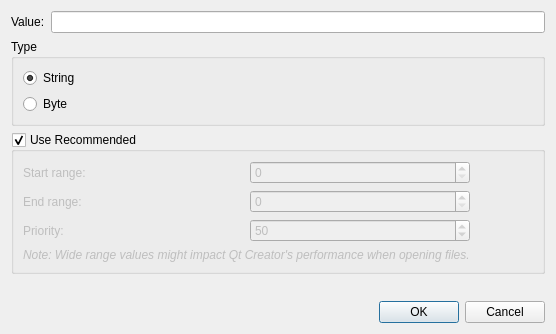
<?xml version="1.0" encoding="UTF-8"?>
<ui version="4.0">
 <class>Core::Internal::MimeTypeMagicDialog</class>
 <widget class="QDialog" name="Core::Internal::MimeTypeMagicDialog">
  <property name="geometry">
   <rect>
    <x>0</x>
    <y>0</y>
    <width>556</width>
    <height>334</height>
   </rect>
  </property>
  <property name="windowTitle">
   <string>Dialog</string>
  </property>
  <layout class="QVBoxLayout" name="verticalLayout_2">
   <item>
    <layout class="QHBoxLayout" name="horizontalLayout_2">
     <item>
      <widget class="QLabel" name="valueLabel">
       <property name="text">
        <string>Value:</string>
       </property>
      </widget>
     </item>
     <item>
      <widget class="QLineEdit" name="valueLineEdit"/>
     </item>
    </layout>
   </item>
   <item>
    <widget class="QGroupBox" name="typeGroupBox">
     <property name="title">
      <string>Type</string>
     </property>
     <layout class="QVBoxLayout" name="verticalLayout">
      <item>
       <widget class="QRadioButton" name="stringRadioButton">
        <property name="text">
         <string>String</string>
        </property>
        <property name="checked">
         <bool>true</bool>
        </property>
       </widget>
      </item>
      <item>
       <widget class="QRadioButton" name="byteRadioButton">
        <property name="text">
         <string>Byte</string>
        </property>
       </widget>
      </item>
     </layout>
    </widget>
   </item>
   <item>
    <widget class="QGroupBox" name="useRecommendedGroupBox">
     <property name="title">
      <string>Use Recommended</string>
     </property>
     <property name="checkable">
      <bool>true</bool>
     </property>
     <layout class="QGridLayout" name="gridLayout_2">
      <item row="0" column="0">
       <layout class="QGridLayout" name="gridLayout">
        <item row="0" column="0">
         <widget class="QLabel" name="startRangeLabel">
          <property name="enabled">
           <bool>false</bool>
          </property>
          <property name="text">
           <string>Start range:</string>
          </property>
         </widget>
        </item>
        <item row="1" column="0">
         <widget class="QLabel" name="endRangeLabel">
          <property name="enabled">
           <bool>false</bool>
          </property>
          <property name="text">
           <string>End range:</string>
          </property>
         </widget>
        </item>
        <item row="2" column="0">
         <widget class="QLabel" name="priorityLabel">
          <property name="enabled">
           <bool>false</bool>
          </property>
          <property name="text">
           <string>Priority:</string>
          </property>
         </widget>
        </item>
        <item row="2" column="1">
         <widget class="QSpinBox" name="prioritySpinBox">
          <property name="enabled">
           <bool>false</bool>
          </property>
          <property name="minimum">
           <number>1</number>
          </property>
          <property name="value">
           <number>50</number>
          </property>
         </widget>
        </item>
        <item row="0" column="1">
         <widget class="QSpinBox" name="startRangeSpinBox">
          <property name="enabled">
           <bool>false</bool>
          </property>
          <property name="maximum">
           <number>9999</number>
          </property>
         </widget>
        </item>
        <item row="1" column="1">
         <widget class="QSpinBox" name="endRangeSpinBox">
          <property name="enabled">
           <bool>false</bool>
          </property>
          <property name="maximum">
           <number>9999</number>
          </property>
         </widget>
        </item>
       </layout>
      </item>
      <item row="0" column="1">
       <spacer name="horizontalSpacer">
        <property name="orientation">
         <enum>Qt::Horizontal</enum>
        </property>
        <property name="sizeHint" stdset="0">
         <size>
          <width>233</width>
          <height>20</height>
         </size>
        </property>
       </spacer>
      </item>
      <item row="1" column="0">
       <widget class="QLabel" name="noteLabel">
        <property name="enabled">
         <bool>false</bool>
        </property>
        <property name="text">
         <string>&lt;i&gt;Note: Wide range values might impact Qt Creator's performance when opening files.&lt;/i&gt;</string>
        </property>
        <property name="textFormat">
         <enum>Qt::RichText</enum>
        </property>
       </widget>
      </item>
     </layout>
    </widget>
   </item>
   <item>
    <spacer name="verticalSpacer">
     <property name="orientation">
      <enum>Qt::Vertical</enum>
     </property>
     <property name="sizeHint" stdset="0">
      <size>
       <width>20</width>
       <height>11</height>
      </size>
     </property>
    </spacer>
   </item>
   <item>
    <widget class="QDialogButtonBox" name="buttonBox">
     <property name="orientation">
      <enum>Qt::Horizontal</enum>
     </property>
     <property name="standardButtons">
      <set>QDialogButtonBox::Cancel|QDialogButtonBox::Ok</set>
     </property>
    </widget>
   </item>
  </layout>
 </widget>
 <resources/>
 <connections>
  <connection>
   <sender>buttonBox</sender>
   <signal>rejected()</signal>
   <receiver>Core::Internal::MimeTypeMagicDialog</receiver>
   <slot>reject()</slot>
   <hints>
    <hint type="sourcelabel">
     <x>295</x>
     <y>297</y>
    </hint>
    <hint type="destinationlabel">
     <x>286</x>
     <y>274</y>
    </hint>
   </hints>
  </connection>
  <connection>
   <sender>useRecommendedGroupBox</sender>
   <signal>clicked(bool)</signal>
   <receiver>prioritySpinBox</receiver>
   <slot>setDisabled(bool)</slot>
   <hints>
    <hint type="sourcelabel">
     <x>48</x>
     <y>171</y>
    </hint>
    <hint type="destinationlabel">
     <x>105</x>
     <y>249</y>
    </hint>
   </hints>
  </connection>
  <connection>
   <sender>useRecommendedGroupBox</sender>
   <signal>clicked(bool)</signal>
   <receiver>startRangeSpinBox</receiver>
   <slot>setDisabled(bool)</slot>
   <hints>
    <hint type="sourcelabel">
     <x>195</x>
     <y>169</y>
    </hint>
    <hint type="destinationlabel">
     <x>107</x>
     <y>149</y>
    </hint>
   </hints>
  </connection>
  <connection>
   <sender>useRecommendedGroupBox</sender>
   <signal>clicked(bool)</signal>
   <receiver>endRangeSpinBox</receiver>
   <slot>setDisabled(bool)</slot>
   <hints>
    <hint type="sourcelabel">
     <x>195</x>
     <y>169</y>
    </hint>
    <hint type="destinationlabel">
     <x>107</x>
     <y>175</y>
    </hint>
   </hints>
  </connection>
  <connection>
   <sender>useRecommendedGroupBox</sender>
   <signal>clicked(bool)</signal>
   <receiver>priorityLabel</receiver>
   <slot>setDisabled(bool)</slot>
   <hints>
    <hint type="sourcelabel">
     <x>225</x>
     <y>178</y>
    </hint>
    <hint type="destinationlabel">
     <x>99</x>
     <y>201</y>
    </hint>
   </hints>
  </connection>
  <connection>
   <sender>useRecommendedGroupBox</sender>
   <signal>clicked(bool)</signal>
   <receiver>startRangeLabel</receiver>
   <slot>setDisabled(bool)</slot>
   <hints>
    <hint type="sourcelabel">
     <x>225</x>
     <y>178</y>
    </hint>
    <hint type="destinationlabel">
     <x>99</x>
     <y>149</y>
    </hint>
   </hints>
  </connection>
  <connection>
   <sender>useRecommendedGroupBox</sender>
   <signal>clicked(bool)</signal>
   <receiver>endRangeLabel</receiver>
   <slot>setDisabled(bool)</slot>
   <hints>
    <hint type="sourcelabel">
     <x>225</x>
     <y>178</y>
    </hint>
    <hint type="destinationlabel">
     <x>99</x>
     <y>175</y>
    </hint>
   </hints>
  </connection>
  <connection>
   <sender>useRecommendedGroupBox</sender>
   <signal>clicked(bool)</signal>
   <receiver>noteLabel</receiver>
   <slot>setDisabled(bool)</slot>
   <hints>
    <hint type="sourcelabel">
     <x>225</x>
     <y>178</y>
    </hint>
    <hint type="destinationlabel">
     <x>182</x>
     <y>225</y>
    </hint>
   </hints>
  </connection>
 </connections>
</ui>
